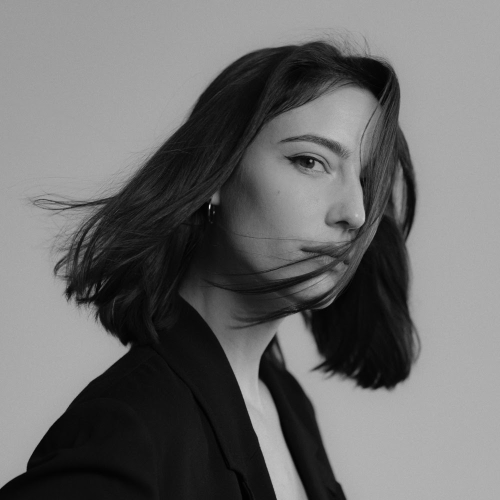
#> input picture raveradar-next/.research/artists/local/amelie-lens.jpeg, 1000 x 1000 px (shown at 1/2 size)
$ python -i avatars.py   (imports and definitions only)   (older library calls are emulated)
#> lines starting #> are read from the running program, lines starting #| are printed output that depends on the picture
#> further down, picture is the input picture: PIL image 1000x1000 RGB; min 0, max 255, mean 108.1
#!/usr/bin/env python3
"""Télécharge les portraits Wikimedia Commons et les uniformise.

  python3 .research/artists/avatars.py --dry   # rapport sans rien écrire
  python3 .research/artists/avatars.py         # télécharge, écrit public/artists/
                                               # et réécrit lib/artist-photos.ts

Trois façons d'apporter un portrait, toutes vers Commons et nulle part ailleurs :

- `photo_url` + `photo_author` + `photo_license` + `photo_page` dans un lot de bios,
  la forme historique, où l'agent a déjà relevé les termes ;
- `commons` dans un lot de bios : l'URL de la page du fichier, ou son titre
  (`File:…`). Le script interroge alors l'API Commons pour l'auteur et la licence.
  C'est la forme à préférer : relever une licence à la main, c'est se tromper un jour ;
- **Wikidata P18**, récolté par harvest.py, pour *tout* artiste du catalogue, y compris
  ceux qui n'ont pas de bio. C'est ce qui débloque le plus de portraits : le lien est
  fait par l'identifiant MusicBrainz, donc sans risque d'homonyme.

`.research/artists/local/` est la quatrième route, la seule qui sorte de Commons, et la
seule qui accepte autre chose qu'un portrait : une entrée `"kind": "logo"` y publie la
marque d'un artiste, posée entière dans le carré au lieu d'être recadrée sur un visage
qu'elle n'a pas. Voir le README de ce répertoire.

Seules les licences libres passent : CC0, domaine public, CC BY, CC BY-SA. Un « NC »
ou un « ND » est refusé, un annuaire est un usage qu'elles n'autorisent pas.

Les sources sont hétérogènes par nature : une photo de scène sous-exposée à côté
d'un portrait studio en plein jour. Sur une grille d'artistes ça fait un patchwork.
La cohérence ne peut donc pas venir de la source, elle vient du traitement, même
cadrage carré, même taille, même virage duotone sur la palette du site.

Le recadrage est décentré vers le haut (CROP_BIAS) : sur une photo en pied, le
centre géométrique tombe sur le torse, pas sur le visage.

Chaque fichier retenu porte sa licence dans lib/bios.ts, voir le champ `photo`.
Sans auteur ni licence, la photo est rejetée : une image CC BY sans crédit est
une contrefaçon, pas un raccourci.
"""
import argparse, hashlib, io, json, re, subprocess, sys, time, unicodedata
from pathlib import Path
from urllib.parse import quote as urllib_quote, unquote as urllib_unquote

ROOT = Path(__file__).resolve().parents[2]
HERE = Path(__file__).resolve().parent
OUT = ROOT / "public" / "artists"
PHOTOS_TS = ROOT / "lib" / "artist-photos.ts"
HARVEST = HERE / "harvest"

API = "https://commons.wikimedia.org/w/api.php"
# Licences acceptées. Commons n'héberge que du libre, mais « libre » y couvre aussi des
# variantes que notre usage n'autorise pas : un NC interdit l'exploitation commerciale
# et un ND toute retouche - or on recadre et on vire les portraits en duotone.
FREE = re.compile(r"^(cc0|cc[ -]by([ -]sa)?([ -][\d.]+)?|public domain|pd-)", re.I)
DENY = re.compile(r"\b(nc|nd|noncommercial|noderiv)\b", re.I)

# La route Wikidata par libellé interroge une chaîne de caractères, pas un identifiant :
# elle peut tomber sur un homonyme. Pour une étiquette de genre, le risque est supportable
# (la table de correspondance ignore ce qu'elle ne reconnaît pas) ; pour un **portrait**,
# non - publier le visage de quelqu'un d'autre sur la fiche d'un artiste est une autre
# classe d'erreur. On ne retient donc une photo que si l'entité se décrit elle-même comme
# venant de la musique électronique.
ELECTRONIC = re.compile(
    r"\b(dj|disc jockey|electronic|electronica|techno|house|trance|hardcore|hardstyle|"
    r"gabber|drum and bass|drum'n'bass|dnb|jungle|dubstep|edm|acid|rave|psytrance|"
    r"record producer|music producer|producer)\b", re.I)

# « Above & Beyond », « Chase & Status », « The Martinez Brothers » : le nom désigne
# plusieurs personnes, donc une photo à plusieurs visages n'est pas ambiguë, elle est
# juste. La description Wikidata le dit déjà (« British electronic trio », « Belgian
# electronic music band »), pas besoin d'une requête de plus.
GROUP_DESC = re.compile(r"\b(band|duo|trio|quartet|group|collective|project)\b", re.I)

SIZE = 400          # affiché en 160-200 px, donc net en écran 2×
# Un logo n'est pas un portrait, et le pipeline entier suppose un portrait : il cadre
# sur un visage, refuse une source trop petite et mesure une netteté. Appliqué à une
# marque, chacun de ces gestes est faux - le carré coupe un mot (« BAILE » perd son B
# et son E), la netteté d'un aplat ne veut rien dire, et une image vectorielle rendue
# en 255 px n'est pas « trop petite », elle est plate. Un logo se pose donc **entier**
# dans le carré (contain), sur le fond du site, au lieu d'être recadré (cover).
# Toutes les vignettes du site sont **rondes** (`border-radius: 50%` sur `.aphero-ring`,
# `.artcard-photo`, `.lf-av`, `.artist-tile .av`) : un carré de côté c ne tient dans son
# cercle inscrit qu'à c/√2 ≈ 0,71. En dessous de cette part, les angles du logo sont
# rognés par le cercle - d'où la marge, prise en dessous.
LOGO_FIT = 0.66     # part du côté qu'occupe le logo, cercle inscrit compris
# Le fond du carré est peint en noir, pas dans une couleur du site : duotone() le
# ramène alors exactement sur l'ombre que reçoit le point le plus sombre de n'importe
# quel portrait, donc le logo s'assoit sur le même fond que ses voisins de grille.
LOGO_BG = (0, 0, 0)
MIN_SRC = 320       # en dessous, l'upscale se voit
CROP_BIAS = 0.34    # repli quand aucun visage n'est détecté (le visage n'est pas au centre)
# Le détecteur de visages. Il vivait dans un répertoire temporaire de session - donc
# absent au passage suivant, et `FaceDetectorYN_create` lève sur un fichier manquant :
# la détection s'effondrait en silence et *tous* les portraits partaient en « aucun
# visage détecté ». Il se télécharge maintenant à la demande, à côté du script.
FACE_MODEL = Path(__file__).resolve().parent / "yunet.onnx"
# `github.com/.../raw/...` répond 403 depuis le conteneur, et les URL `raw.` et jsdelivr
# rendent le **pointeur git-lfs** (131 octets) plutôt que le modèle - un fichier de 131
# octets qu'OpenCV refuse ensuite sans dire pourquoi. `media.githubusercontent.com/media`
# est le point d'accès qui sert le contenu LFS lui-même.
FACE_MODEL_URL = ("https://media.githubusercontent.com/media/opencv/opencv_zoo/main/models/"
                  "face_detection_yunet/face_detection_yunet_2023mar.onnx")
FACE_MIN_RATIO = 0.055  # un visage plus petit que ça = photo de scène, pas un portrait
HEAD_ROOM = 1.9         # largeur du carré en multiples de la largeur du visage
# Deux visages « comparables », c'est un doute, pas un portrait. Voir `pick_frame()` :
# c'est la règle qui a laissé passer un badaud à la place d'Amelie Lens.
PEER = 0.55             # un second visage à plus de 55 % de la largeur du premier
GROUP_MAX = 4           # au-delà, un « groupe » est une foule, quel que soit le nom
GROUP_FACE_MIN = 0.10   # part du carré sous laquelle un visage de groupe n'est plus lisible
# Netteté du carré final, variance du laplacien. **Ce n'est qu'un plancher**, pas un
# critère de qualité : la mesure dépend autant de l'exposition que de la mise au point,
# si bien qu'un portrait net pris sur une scène sombre (Charlotte de Witte, 22) tombe
# plus bas qu'une photo molle en plein jour (Da Tweekaz, 83). Sur une médiane de 371,
# passer sous 6 ne veut plus dire « peu contrasté » mais « il n'y a plus d'image » :
# c'est le cas de &ME et de Timmy Trumpet, deux taches grises. Le reste du tri se fait
# à l'oeil, sur planche-contact, et atterrit dans `SKIP`.
MIN_SHARP = 6
# Artistes qui jouent masqués : le détecteur ne trouve rien, et pourtant la photo
# est la bonne - le masque EST leur identité scénique documentée, plus reconnaissable
# qu'un visage. On saute la détection pour eux, sans désarmer le filtre ailleurs.
MASKED = {"boris-brejcha", "marshmello", "angerfist", "vladimir-cauchemar", "dr-peacock"}
MAX_TRIES = 4   # candidats essayés par artiste avant de le laisser sans portrait
# Ce que la mesure ne peut pas voir, relu à l'oeil sur planche-contact. Même esprit que
# `REMOVED` dans merge.py : une décision éditoriale se consigne, sinon le passage suivant
# la défait. `slug -> raison`, et la raison doit être vérifiable.
SKIP: dict[str, str] = {
    "astral-projection": "cadre sur une nuque, aucun visage",
    "cassius": "photo de scène, visage illisible",
    "da-tweekaz": "projecteurs de scène, aucun visage lisible",
    "miss-k8": "silhouette lointaine derrière les platines",
    "rudimental": "photo d'interview, on ne peut pas dire qui est cadré",
    "stereo-mcs": "trop flou pour reconnaître qui que ce soit",
    "the-avalanches": "P18 = photo d'un concert des Strokes, aucun membre identifiable",
    "the-avener": "source trop petite, la vignette est une tache",
    "the-bloody-beetroots": "faux positif du détecteur, le cadre ne montre qu'une main",
    "tim-hecker": "faux positif du détecteur, le cadre montre un ampli",
    # Homonymes que Commons range exactement comme l'artiste : même nom, même forme de
    # catégorie, et une seule chose les sépare, la photo. C'est la limite de la route
    # « titre », assumée ici plutôt que dans un seuil qui ne la verrait pas.
    "alex-stein": "homonyme : l'homme en costume de « File:Alex Stein.png » n'est pas le DJ",
    "benjamin-r": "homonyme : « Benjamin R. Mixon », général de l'US Army",
    "chris-reeve": "homonyme non tranché : la catégorie Commons « Chris Reeve » est celle du coutelier",
    "dave-lambert": "homonyme : photo de 1947, c'est le chanteur de jazz",
    "will-atkinson": "homonyme : la photo montre le footballeur, en maillot",
    "maribou-state": "vignette illisible, l'artiste est à contre-jour et de dos",
    "the-blaze": "le cadre tombe sur le public, pas sur le duo",
    "infected-mushroom": "photo du concert de Chicago, mais le cadre tombe sur un décor",
    "jean-pierre": "homonyme : « Jean Pierre Audour », le préfixe du nom ne suffit pas",
    "sarah-de-warren": "le cadre ne montre qu'une casquette dans le noir",
    "scissor-sisters": "photo de scène trop sombre, on ne reconnaît personne",
    "yu-ching": "homonyme : un homme âgé masqué, ce n'est pas l'artiste",
    "kaboutertje-putlucht": "le cadre ne montre qu'un praticable de scène",
}
# Duotone : ombres vers le bleu-violet du site, hautes lumières vers un blanc chaud.
SHADOW = (26, 22, 48)
HIGHLIGHT = (243, 243, 248)
MIX = 0.72          # 1 = duotone pur, 0 = niveaux de gris
THROTTLE = 2.0      # secondes entre deux requêtes Commons (429 observé en dessous)
CACHE = Path(__file__).resolve().parent / "commons-cache.json"
# Les originaux, gardés sur disque (hors dépôt, cf. .gitignore). Retoucher un seuil de
# cadrage demande de repasser sur tout le corpus : sans ce cache, chaque essai
# re-télécharge trois cents fichiers chez Wikimedia, donc coûte un quart d'heure et
# finit en 429. Une image de Commons ne change pas, son cache non plus.
SRCS = Path(__file__).resolve().parent / ".srcs"
# Les photos déposées à la main, avec leurs termes de réutilisation dans `sources.json`.
# Elles sont **versionnées**, contrairement au cache : ce sont des originaux qu'on ne
# peut pas re-télécharger.
LOCAL = Path(__file__).resolve().parent / "local"

from PIL import Image, ImageOps

# [7 lines not run here, left out]

UA = "RaveRadarBot/1.0 (https://www.raveparty.fr; contact via site) Python-urllib"


# [37 lines left out: functions slugify, fetch, is_our_artist, not called in this run]


def load_cache() -> dict:
    """Les termes déjà lus sur Commons.

    Sans lui, une exécution interrompue repart de zéro, et Commons *finit* par répondre
    429 quand on enchaîne quelques centaines d'appels, donc l'interruption arrive. Trois
    cents requêtes déjà payées, refaites, qui déclenchent le 429 suivant. Les licences ne
    changent quasiment jamais : les relire à chaque passage ne coûte que du quota.
    """
    if CACHE.exists():
        try:
            return json.loads(CACHE.read_text())
        except json.JSONDecodeError:
            return {}
    return {}


def save_cache(c: dict) -> None:
    CACHE.write_text(json.dumps(c, indent=1, ensure_ascii=False, sort_keys=True))


_CACHE = load_cache()


# [213 lines left out: functions commons_title, parse_page, resolve_many, resolve_commons, source_bytes, duotone and 3 more, not called in this run]


# Largeur demandée quand la vignette de 960 ne suffit pas. **Pas l'original** : sur
# Amelie Lens, la vignette de 1920 pèse 212 Ko contre 1,3 Mo pour l'original, pour un
# carré de 400 qui n'a besoin de rien de plus. Un premier passage tirait les originaux
# et avançait à deux portraits par minute, l'essentiel du temps passé à télécharger des
# pixels qu'on jetait. Wikimedia n'accepte plus une largeur arbitraire (400 « Use
# thumbnail sizes listed on w.wiki/GHai ») : 1280 et 1920 passent, 1024, 1200, 1500 et
# 1600 rendent un 400. D'où une largeur unique, et le repli sur l'original si elle échoue.
BIG = 1920
MAX_ORIG = 30_000_000   # au-delà, l'original est un scan de plusieurs dizaines de Mo


# [77 lines left out: functions upscale_source, bigger_thumb, sharpness, box_around, not called in this run]


def logo_square(img: Image.Image) -> Image.Image:
    """Le logo entier, centré dans le carré, sur le fond du site.

    On part de la **boîte englobante des pixels opaques** et non du fichier : un logo
    exporté avec des marges dissymétriques se retrouverait décentré dans un rond où
    tout se voit. Le fond est peint, pas laissé transparent, parce que la vignette est
    servie en WebP opaque comme les portraits et qu'`object-fit: cover` n'a alors rien
    à compléter.
    """
    img = img.convert("RGBA")
    box = img.split()[3].getbbox() or (0, 0, *img.size)
#> box = (0, 0, 1000, 1000)
    mark = img.crop(box)
    side = int(SIZE * LOGO_FIT)
    scale = min(side / mark.width, side / mark.height)
#> scale = 0.264
    mark = mark.resize((max(1, round(mark.width * scale)), max(1, round(mark.height * scale))),
                       Image.LANCZOS)
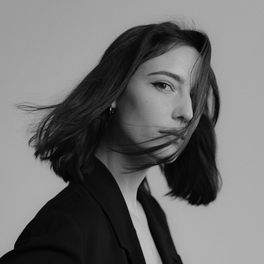
#> mark: PIL image 264x264 RGBA; mean R, G, B, A 108.1, 108.1, 108.1, 255
    out = Image.new("RGBA", (SIZE, SIZE), (*LOGO_BG, 255))
    out.alpha_composite(mark, ((SIZE - mark.width) // 2, (SIZE - mark.height) // 2))
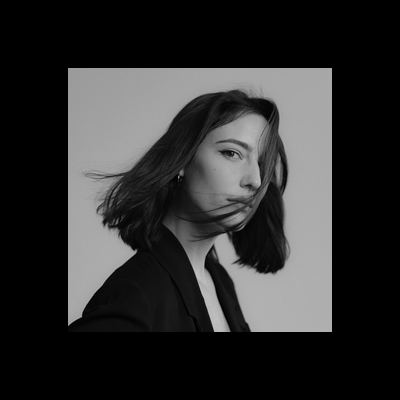
#> out: PIL image 400x400 RGBA; mean R, G, B, A 47.1, 47.1, 47.1, 255
    return out.convert("RGB")


# [50 lines left out: functions square, write_module, category_files, not called in this run]


SEARCH_CACHE = Path(__file__).resolve().parent / "search-cache.json"
# Le nom doit être assez long et assez composé pour qu'un fichier qui le porte parle bien
# de lui. « Sara Landry » ne désigne qu'elle sur Commons ; « Hysta » ramène une ferme
# suédoise (« Carl Wilhelm Öbergs stuga i Hysta »), « Mind », « Kobra » ou « Rise » sont
# des mots courants. Un nom d'un seul mot n'entre donc pas par cette porte, il reste sur
# P18 et sur la catégorie Commons, qui passent par un identifiant et non par une chaîne.
SEARCH_MIN_WORDS, SEARCH_MIN_CHARS = 2, 8


def load_search() -> dict:
    if SEARCH_CACHE.exists():
        try:
            return json.loads(SEARCH_CACHE.read_text())
        except json.JSONDecodeError:
            return {}
    return {}


_SEARCH = load_search()


# [35 lines left out: function title_search, not called in this run]


def searchable(name: str) -> bool:
    return len(name.split()) >= SEARCH_MIN_WORDS and len(name) >= SEARCH_MIN_CHARS


# Ce que Commons dit d'un fichier quand il range un homonyme. Ces deux listes ne servent
# **que** sur la route « titre », la seule qui rattache un fichier à un artiste par une
# chaîne de caractères.
MUSIC_CAT = re.compile(
    r"\b(music|musician|musical|dj|djs|disc jockey|singer|band|album|concert|festival|"
    r"techno|house|trance|hardcore|electronic|rave|nightclub|club|rapper|hip hop|"
    r"record producer|performer|stage)\b", re.I)
NOT_MUSIC = re.compile(
    r"\b(snooker|rugby|football|footballer|cricket|basketball|tennis|boxing|boxer|"
    r"athletics|athlete|swimmer|cyclist|golf|hockey|baseball|wrestler|racing driver|"
    r"politician|politicians|democrats|republicans|senators|treasurers|mayors|"
    r"humanitarians|actresses|actors|software|programmers|bishop|general|"
    r"players of|league)\b", re.I)


# [425 lines left out: functions title_matches, about_the_artist, try_candidate, main, not called in this run]


# [2 lines not run here, left out]

>>> from PIL import Image
>>> picture = Image.open('local/amelie-lens.jpeg')
>>> result = logo_square(picture)
